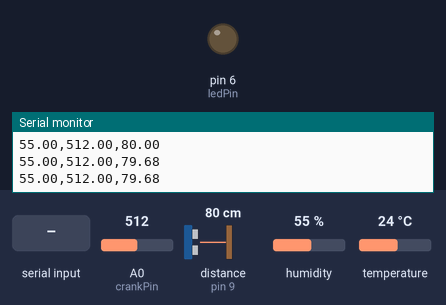
The sketch below on a simulated Arduino Uno, built with avr-gcc and run on an emulated ATmega328P. Shown: output pins drawn as LEDs (lit = HIGH), the last lines printed to the serial monitor. Wiring (inferred from the names in the program): ultrasonic range finder: trigger pin 10; echo pin 9. The test bench sets the inputs (shaded band); at power-on: A0 (crankPin) = 512, distance to the obstacle (sensor on pin 9) 80 cm, humidity 55 %, temperature 24 °C. The echo pulse lasts 58.3 µs per cm; pins used as bus, display or sensor lines are not drawn.

Above: at 1.2 s.
1.3 s: "1" received over Serial
At 1.8 s:
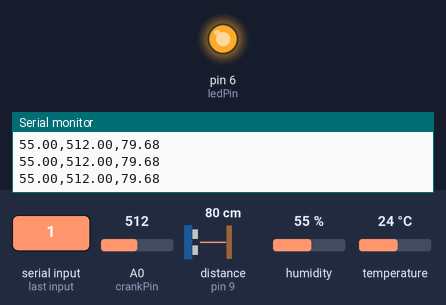
3.0 s: "0" received over Serial
At 4.2 s:
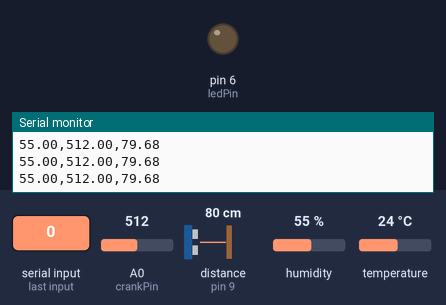
Timing chart, 0 to 6.0 s (numbered marks = the images above; inputs shaded):
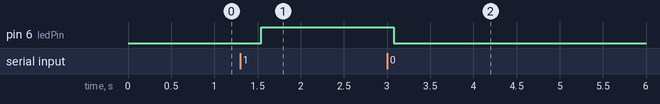

The sketch:

main.ino
```cpp
#include <dht.h>
dht DHT;

#define DHT22_PIN 2
const int crankPin = A0;
const int trigPin = 10;
const int echoPin = 9;
const int ledPin = 6;

float duration, distance, humidity, crankVoltage, incomingByte;

void setup() {
  pinMode(trigPin, OUTPUT);
  pinMode(ledPin, OUTPUT);
  pinMode(echoPin, INPUT);
  Serial.begin(9600);
}

void loop() {
  digitalWrite(trigPin, LOW);
  delayMicroseconds(2);
  digitalWrite(trigPin, HIGH);
  delayMicroseconds(10);
  digitalWrite(trigPin, LOW);

  duration = pulseIn(echoPin, HIGH);
  distance = (duration*.0343)/2;
  int chk = DHT.read22(DHT22_PIN);
  humidity = DHT.humidity;
  crankVoltage = analogRead(crankPin);

  if (Serial.available()) {
    incomingByte = Serial.read();
    if (incomingByte == 49.0) {
      digitalWrite(ledPin, HIGH);
    } else if (incomingByte == 48.0) {
      digitalWrite(ledPin, LOW);
    }
  }

  Serial.println(String(humidity) + "," + String(crankVoltage) + "," + String(distance));
  delay(500);
}
```

Measured:
- after the input at 1.3 s, pin 6 (ledPin): LOW → HIGH after 0.24 s
- after the input at 3.0 s, pin 6 (ledPin): HIGH → LOW after 0.08 s
